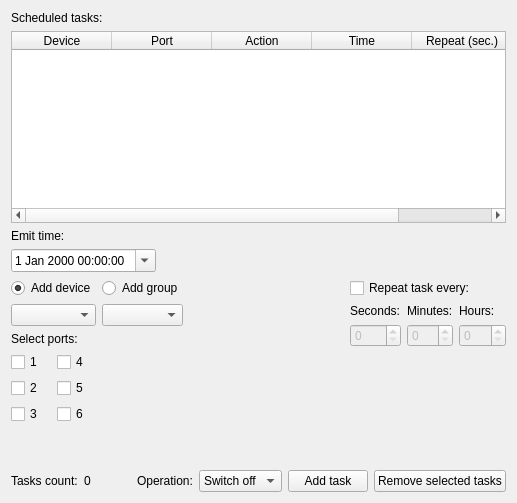
      <widget class="QWidget" name="tab_Scheduler">
       <attribute name="title">
        <string>Scheduler</string>
       </attribute>
       <layout class="QVBoxLayout" name="verticalLayout_26">
        <item>
         <widget class="QLabel" name="lbl_scheduledTasks">
          <property name="text">
           <string>Scheduled tasks:</string>
          </property>
         </widget>
        </item>
        <item>
         <widget class="QTableWidget" name="tbl_sheduler">
          <property name="editTriggers">
           <set>QAbstractItemView::NoEditTriggers</set>
          </property>
          <property name="selectionMode">
           <enum>QAbstractItemView::MultiSelection</enum>
          </property>
          <property name="selectionBehavior">
           <enum>QAbstractItemView::SelectRows</enum>
          </property>
          <property name="sortingEnabled">
           <bool>true</bool>
          </property>
          <attribute name="verticalHeaderVisible">
           <bool>false</bool>
          </attribute>
          <column>
           <property name="text">
            <string>Device</string>
           </property>
          </column>
          <column>
           <property name="text">
            <string>Port</string>
           </property>
          </column>
          <column>
           <property name="text">
            <string>Action</string>
           </property>
          </column>
          <column>
           <property name="text">
            <string>Time</string>
           </property>
          </column>
          <column>
           <property name="text">
            <string>Repeat (sec.)</string>
           </property>
          </column>
         </widget>
        </item>
        <item>
         <widget class="QLabel" name="lbl_emitTime">
          <property name="text">
           <string>Emit time:</string>
          </property>
         </widget>
        </item>
        <item>
         <layout class="QHBoxLayout" name="horizontalLayout_20">
          <item>
           <widget class="QDateTimeEdit" name="dateTimeEdit_scheduler">
            <property name="inputMethodHints">
             <set>Qt::ImhPreferNumbers</set>
            </property>
            <property name="calendarPopup">
             <bool>true</bool>
            </property>
           </widget>
          </item>
          <item>
           <spacer name="horizontalSpacer_10">
            <property name="orientation">
             <enum>Qt::Horizontal</enum>
            </property>
            <property name="sizeHint" stdset="0">
             <size>
              <width>40</width>
              <height>20</height>
             </size>
            </property>
           </spacer>
          </item>
         </layout>
        </item>
        <item>
         <layout class="QHBoxLayout" name="horizontalLayout_23">
          <item>
           <layout class="QVBoxLayout" name="verticalLayout_19">
            <item>
             <widget class="QRadioButton" name="rb_addModule">
              <property name="text">
               <string>Add device</string>
              </property>
              <property name="checked">
               <bool>true</bool>
              </property>
             </widget>
            </item>
            <item>
             <widget class="QComboBox" name="cb_scheduledDevice"/>
            </item>
            <item>
             <widget class="QLabel" name="lbl_schedPorts">
              <property name="sizePolicy">
               <sizepolicy hsizetype="Preferred" vsizetype="Fixed">
                <horstretch>0</horstretch>
                <verstretch>0</verstretch>
               </sizepolicy>
              </property>
              <property name="text">
               <string>Select ports:</string>
              </property>
             </widget>
            </item>
            <item>
             <layout class="QHBoxLayout" name="horizontalLayout_19">
              <item>
               <layout class="QVBoxLayout" name="verticalLayout_12">
                <item>
                 <widget class="QCheckBox" name="checkbox_sched_p1">
                  <property name="text">
                   <string notr="true">1</string>
                  </property>
                 </widget>
                </item>
                <item>
                 <widget class="QCheckBox" name="checkbox_sched_p2">
                  <property name="text">
                   <string notr="true">2</string>
                  </property>
                 </widget>
                </item>
                <item>
                 <widget class="QCheckBox" name="checkbox_sched_p3">
                  <property name="text">
                   <string notr="true">3</string>
                  </property>
                 </widget>
                </item>
               </layout>
              </item>
              <item>
               <layout class="QVBoxLayout" name="verticalLayout_18">
                <item>
                 <widget class="QCheckBox" name="checkbox_sched_p4">
                  <property name="text">
                   <string notr="true">4</string>
                  </property>
                 </widget>
                </item>
                <item>
                 <widget class="QCheckBox" name="checkbox_sched_p5">
                  <property name="text">
                   <string notr="true">5</string>
                  </property>
                 </widget>
                </item>
                <item>
                 <widget class="QCheckBox" name="checkbox_sched_p6">
                  <property name="text">
                   <string notr="true">6</string>
                  </property>
                 </widget>
                </item>
               </layout>
              </item>
             </layout>
            </item>
            <item>
             <spacer name="verticalSpacer_4">
              <property name="orientation">
               <enum>Qt::Vertical</enum>
              </property>
              <property name="sizeHint" stdset="0">
               <size>
                <width>20</width>
                <height>40</height>
               </size>
              </property>
             </spacer>
            </item>
           </layout>
          </item>
          <item>
           <layout class="QVBoxLayout" name="verticalLayout_20">
            <item>
             <widget class="QRadioButton" name="rb_addGroup">
              <property name="text">
               <string>Add group</string>
              </property>
             </widget>
            </item>
            <item>
             <widget class="QComboBox" name="cb_scheduledGroup"/>
            </item>
            <item>
             <spacer name="verticalSpacer_2">
              <property name="orientation">
               <enum>Qt::Vertical</enum>
              </property>
              <property name="sizeHint" stdset="0">
               <size>
                <width>20</width>
                <height>40</height>
               </size>
              </property>
             </spacer>
            </item>
           </layout>
          </item>
          <item>
           <spacer name="horizontalSpacer_9">
            <property name="orientation">
             <enum>Qt::Horizontal</enum>
            </property>
            <property name="sizeHint" stdset="0">
             <size>
              <width>40</width>
              <height>20</height>
             </size>
            </property>
           </spacer>
          </item>
          <item>
           <layout class="QVBoxLayout" name="verticalLayout_25">
            <item>
             <layout class="QVBoxLayout" name="verticalLayout_24">
              <item>
               <widget class="QCheckBox" name="cb_repeatEvery">
                <property name="text">
                 <string>Repeat task every:</string>
                </property>
               </widget>
              </item>
              <item>
               <layout class="QHBoxLayout" name="horizontalLayout_22">
                <item>
                 <layout class="QVBoxLayout" name="verticalLayout_21">
                  <item>
                   <widget class="QLabel" name="lblRepeatSecs">
                    <property name="text">
                     <string>Seconds:</string>
                    </property>
                   </widget>
                  </item>
                  <item>
                   <widget class="QSpinBox" name="sbSeconds">
                    <property name="enabled">
                     <bool>false</bool>
                    </property>
                    <property name="minimum">
                     <number>0</number>
                    </property>
                    <property name="maximum">
                     <number>60</number>
                    </property>
                   </widget>
                  </item>
                 </layout>
                </item>
                <item>
                 <layout class="QVBoxLayout" name="verticalLayout_22">
                  <item>
                   <widget class="QLabel" name="lblRepeatMins">
                    <property name="text">
                     <string>Minutes:</string>
                    </property>
                   </widget>
                  </item>
                  <item>
                   <widget class="QSpinBox" name="sbMinutes">
                    <property name="enabled">
                     <bool>false</bool>
                    </property>
                    <property name="maximum">
                     <number>60</number>
                    </property>
                   </widget>
                  </item>
                 </layout>
                </item>
                <item>
                 <layout class="QVBoxLayout" name="verticalLayout_23">
                  <item>
                   <widget class="QLabel" name="lblRepeatHours">
                    <property name="text">
                     <string>Hours:</string>
                    </property>
                   </widget>
                  </item>
                  <item>
                   <widget class="QSpinBox" name="sbHours">
                    <property name="enabled">
                     <bool>false</bool>
                    </property>
                    <property name="maximum">
                     <number>168</number>
                    </property>
                   </widget>
                  </item>
                 </layout>
                </item>
               </layout>
              </item>
             </layout>
            </item>
            <item>
             <spacer name="verticalSpacer_3">
              <property name="orientation">
               <enum>Qt::Vertical</enum>
              </property>
              <property name="sizeHint" stdset="0">
               <size>
                <width>20</width>
                <height>40</height>
               </size>
              </property>
             </spacer>
            </item>
           </layout>
          </item>
         </layout>
        </item>
        <item>
         <layout class="QHBoxLayout" name="horizontalLayout_21">
          <item>
           <widget class="QLabel" name="lblTasksCount">
            <property name="text">
             <string>Tasks count:</string>
            </property>
           </widget>
          </item>
          <item>
           <widget class="QLabel" name="lblScheduledTasksCount">
            <property name="text">
             <string>0</string>
            </property>
           </widget>
          </item>
          <item>
           <spacer name="horizontalSpacer_11">
            <property name="orientation">
             <enum>Qt::Horizontal</enum>
            </property>
            <property name="sizeHint" stdset="0">
             <size>
              <width>40</width>
              <height>20</height>
             </size>
            </property>
           </spacer>
          </item>
          <item>
           <widget class="QLabel" name="lblOperation">
            <property name="text">
             <string>Operation:</string>
            </property>
           </widget>
          </item>
          <item>
           <widget class="QComboBox" name="cbScheduleTaskState">
            <item>
             <property name="text">
              <string>Switch off</string>
             </property>
            </item>
            <item>
             <property name="text">
              <string>Switch on</string>
             </property>
            </item>
            <item>
             <property name="text">
              <string>Inverse</string>
             </property>
            </item>
           </widget>
          </item>
          <item>
           <widget class="QPushButton" name="lblAddTaskToSchedule">
            <property name="text">
             <string>Add task</string>
            </property>
           </widget>
          </item>
          <item>
           <widget class="QPushButton" name="lblRemoveSelectedTasks">
            <property name="text">
             <string>Remove selected tasks</string>
            </property>
           </widget>
          </item>
         </layout>
        </item>
       </layout>
      </widget>
